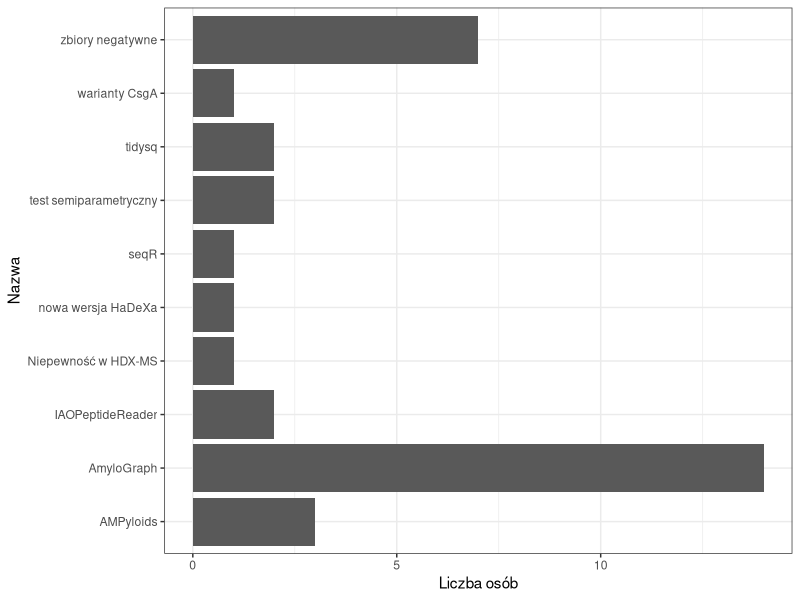

Write the R code that produced this figure.
## ---- chunk 1
library(ggplot2)
library(dplyr)
data.frame(name = c("zbiory negatywne", "test semiparametryczny",
                    "nowa wersja HaDeXa", "Niepewność w HDX-MS", "AmyloGraph",
                    "IAOPeptideReader", "seqR", "AMPyloids",
                    "warianty CsgA", "tidysq"),
           n = c(7, 2, 1, 1, 14, 2, 1, 3, 1, 2)) %>% 
  ggplot(aes(x = name, y = n)) +
  geom_col() +
  scale_x_discrete("Nazwa") +
  scale_y_continuous("Liczba osób") +
  coord_flip() +
  theme_bw()

